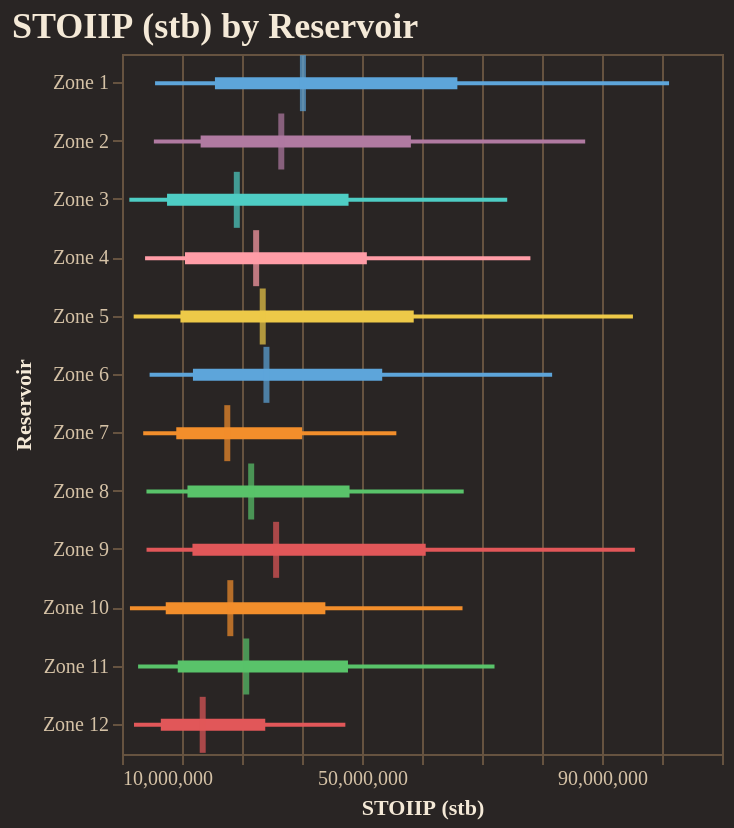

Write notebook code for a chart like this one.
### Code cell
fig = reporter.plotter.forest_plot(
    "STOIIP (stb)", 
    backend=PLOTTING_BACKEND
)
fig.show()

### Figure 1 — Vega-Lite specification as saved in the notebook (floating-point values rounded to 4 significant figures)
{"config": {"background": "#292524", "view": {"fill": "#292524", "stroke": "#665340"}, "title": {"color": "#f4e9d7", "font": "Merriweather", "fontSize": 18, "fontWeight": 600, "subtitleColor": "#d5c2a6", "anchor": "start"}, "axis": {"domainColor": "#665340", "gridColor": "#665340", "tickColor": "#665340", "labelColor": "#d5c2a6", "titleColor": "#f4e9d7", "labelFont": "Merriweather", "titleFont": "Merriweather"}, "legend": {"titleColor": "#f4e9d7", "labelColor": "#d5c2a6", "labelFont": "Merriweather", "titleFont": "Merriweather", "orient": "top-right", "symbolType": "circle"}, "header": {"labelColor": "#d5c2a6", "titleColor": "#f4e9d7", "labelFont": "Merriweather", "titleFont": "Merriweather"}, "mark": {"color": "#c78d3b"}, "line": {"color": "#c78d3b"}, "bar": {"color": "#c78d3b"}, "point": {"color": "#ddb06d"}, "area": {"color": "#c78d3b", "opacity": 0.35}, "text": {"color": "#f4e9d7", "font": "Merriweather"}, "range": {"category": ["#5DA5DA", "#F28E2B", "#59C36A", "#E15759", "#B07AA1", "#4ECDC4", "#FF9DA7", "#EDC948"]}}, "layer": [{"mark": {"type": "rule", "strokeWidth": 2}, "encoding": {"color": {"field": "group", "legend": null, "type": "nominal"}, "x": {"field": "p10", "scale": {"zero": false}, "title": "STOIIP (stb)", "type": "quantitative"}, "x2": {"field": "p90"}, "y": {"field": "group", "sort": ["Zone 1", "Zone 2", "Zone 3", "Zone 4", "Zone 5", "Zone 6", "Zone 7", "Zone 8", "Zone 9", "Zone 10", "Zone 11", "Zone 12"], "title": "Reservoir", "type": "nominal"}}}, {"mark": {"type": "rule", "strokeWidth": 6}, "encoding": {"color": {"field": "group", "legend": null, "type": "nominal"}, "x": {"field": "p25", "scale": {"zero": false}, "title": "STOIIP (stb)", "type": "quantitative"}, "x2": {"field": "p75"}, "y": {"field": "group", "sort": ["Zone 1", "Zone 2", "Zone 3", "Zone 4", "Zone 5", "Zone 6", "Zone 7", "Zone 8", "Zone 9", "Zone 10", "Zone 11", "Zone 12"], "title": "Reservoir", "type": "nominal"}}}, {"mark": {"type": "tick", "color": "black", "size": 28, "thickness": 3}, "encoding": {"color": {"field": "group", "legend": null, "type": "nominal"}, "tooltip": [{"field": "group", "title": "Group", "type": "nominal"}, {"field": "p10", "title": "P10", "type": "quantitative"}, {"field": "p25", "title": "P25", "type": "quantitative"}, {"field": "median", "title": "Median", "type": "quantitative"}, {"field": "p75", "title": "P75", "type": "quantitative"}, {"field": "p90", "title": "P90", "type": "quantitative"}], "x": {"field": "median", "scale": {"zero": false}, "title": "STOIIP (stb)", "type": "quantitative"}, "y": {"field": "group", "sort": ["Zone 1", "Zone 2", "Zone 3", "Zone 4", "Zone 5", "Zone 6", "Zone 7", "Zone 8", "Zone 9", "Zone 10", "Zone 11", "Zone 12"], "title": "Reservoir", "type": "nominal"}}}], "data": {"name": "data-63771bb00a4cc1987d42a44b2d0a730b"}, "height": 350, "title": "STOIIP (stb) by Reservoir", "width": "container", "$schema": "https://vega.github.io/schema/vega-lite/v5.20.1.json", "datasets": {"data-63771bb00a4cc1987d42a44b2d0a730b": [{"group": "Zone 1", "p10": 15510000.0, "p25": 25490000.0, "median": 40150000.0, "p75": 65890000.0, "p90": 101200000.0}, {"group": "Zone 2", "p10": 15310000.0, "p25": 23110000.0, "median": 36550000.0, "p75": 58150000.0, "p90": 87200000.0}, {"group": "Zone 3", "p10": 11220000.0, "p25": 17510000.0, "median": 29130000.0, "p75": 47760000.0, "p90": 74200000.0}, {"group": "Zone 4", "p10": 13840000.0, "p25": 20500000.0, "median": 32360000.0, "p75": 50810000.0, "p90": 78070000.0}, {"group": "Zone 5", "p10": 11950000.0, "p25": 19740000.0, "median": 33450000.0, "p75": 58620000.0, "p90": 95160000.0}, {"group": "Zone 6", "p10": 14600000.0, "p25": 21830000.0, "median": 34080000.0, "p75": 53370000.0, "p90": 81690000.0}, {"group": "Zone 7", "p10": 13530000.0, "p25": 19050000.0, "median": 27550000.0, "p75": 40020000.0, "p90": 55720000.0}, {"group": "Zone 8", "p10": 14080000.0, "p25": 20910000.0, "median": 31530000.0, "p75": 47930000.0, "p90": 66950000.0}, {"group": "Zone 9", "p10": 14090000.0, "p25": 21740000.0, "median": 35690000.0, "p75": 60620000.0, "p90": 95480000.0}, {"group": "Zone 10", "p10": 11320000.0, "p25": 17290000.0, "median": 28050000.0, "p75": 43890000.0, "p90": 66750000.0}, {"group": "Zone 11", "p10": 12680000.0, "p25": 19290000.0, "median": 30700000.0, "p75": 47660000.0, "p90": 72090000.0}, {"group": "Zone 12", "p10": 12000000.0, "p25": 16470000.0, "median": 23450000.0, "p75": 33880000.0, "p90": 47220000.0}]}}
